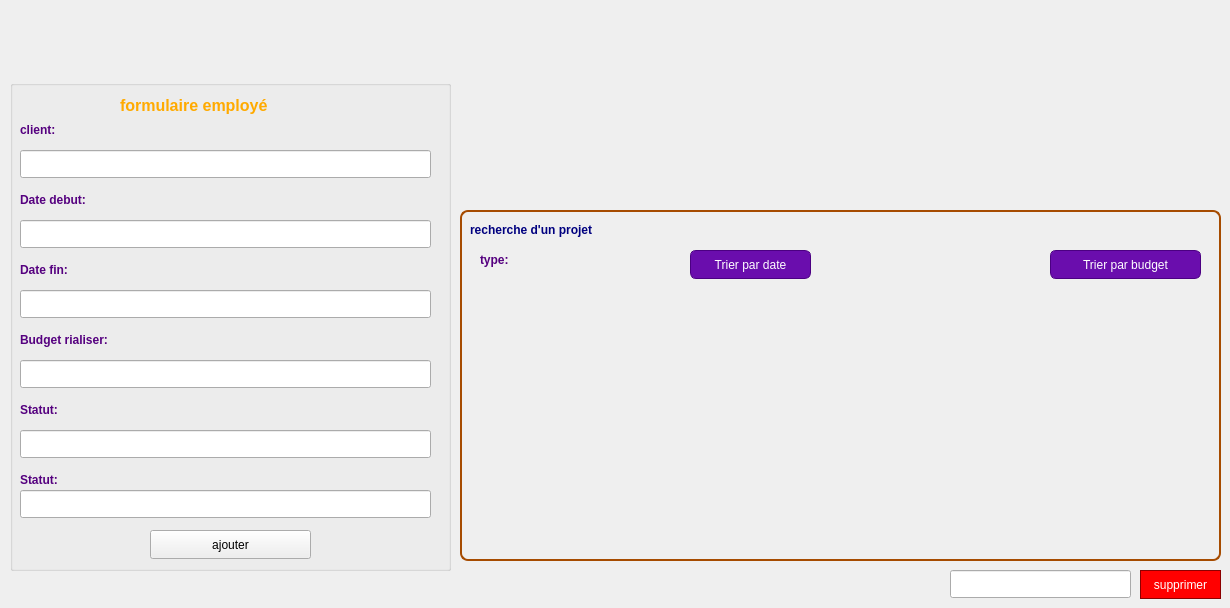
      <widget class="QWidget" name="page_projet">
       <widget class="QGroupBox" name="groupBox_recherche_3">
        <property name="geometry">
         <rect>
          <x>460</x>
          <y>190</y>
          <width>761</width>
          <height>371</height>
         </rect>
        </property>
        <property name="styleSheet">
         <string notr="true">QGroupBox {
    border: 2px solid #A64B00;
    border-radius: 8px;
    margin-top: 20px;
    background: qlineargradient(
        x1:0, y1:0, x2:1, y2:1,
        stop:0 white,
        stop:1 #FB8C00
    );
}

QGroupBox::title {
    subcontrol-origin: margin;
    subcontrol-position: top left;
    padding: 4px;
    color: white;
    font-weight: bold;
}

QGroupBox * {
    background: transparent;
    color: black;
}

QGroupBox QPushButton {
    background: #6A0DAD;         /* Mauve */
    color: white;
    border: 1px solid #4B0082;
    border-radius: 6px;
    padding: 5px 10px;
}

QGroupBox QPushButton:hover {
    background: #1B1B3A;         /* Bleu foncé au survol */
}

QGroupBox QComboBox {
    background: #6A0DAD;         /* Mauve */
    color: white;
    border: 1px solid #4B0082;
    border-radius: 6px;
    padding: 4px 8px;
}

QGroupBox QComboBox:hover {
    background: #1B1B3A;         /* Bleu foncé au survol */
}

QGroupBox QComboBox::drop-down {
    subcontrol-origin: padding;
    subcontrol-position: top right;
    width: 20px;
    border-left: 1px solid #4B0082;
    border-top-right-radius: 6px;
    border-bottom-right-radius: 6px;
    background: #6A0DAD;         /* Même mauve que le QComboBox */
}

QGroupBox QComboBox::down-arrow {
    width: 12px;
    height: 12px;
}</string>
        </property>
        <property name="title">
         <string/>
        </property>
        <widget class="QScrollArea" name="scrollArea_2">
         <property name="geometry">
          <rect>
           <x>10</x>
           <y>100</y>
           <width>741</width>
           <height>251</height>
          </rect>
         </property>
         <property name="widgetResizable">
          <bool>true</bool>
         </property>
         <widget class="QWidget" name="scrollAreaWidgetContents_2">
          <property name="geometry">
           <rect>
            <x>0</x>
            <y>0</y>
            <width>739</width>
            <height>249</height>
           </rect>
          </property>
          <widget class="QTableWidget" name="tableWidgetEmployes_2">
           <property name="geometry">
            <rect>
             <x>0</x>
             <y>0</y>
             <width>741</width>
             <height>251</height>
            </rect>
           </property>
          </widget>
         </widget>
        </widget>
        <widget class="QLabel" name="label_rechercher_2">
         <property name="geometry">
          <rect>
           <x>10</x>
           <y>30</y>
           <width>341</width>
           <height>20</height>
          </rect>
         </property>
         <property name="text">
          <string>&lt;html&gt;&lt;head/&gt;&lt;body&gt;&lt;p&gt;&lt;span style=&quot; font-weight:700; color:#00007f;&quot;&gt;recherche d'un projet&lt;/span&gt;&lt;/p&gt;&lt;/body&gt;&lt;/html&gt;</string>
         </property>
        </widget>
        <widget class="QPushButton" name="Button_rechercher_2">
         <property name="geometry">
          <rect>
           <x>230</x>
           <y>60</y>
           <width>121</width>
           <height>29</height>
          </rect>
         </property>
         <property name="text">
          <string>Trier par date</string>
         </property>
        </widget>
        <widget class="QPushButton" name="Button_tri_2">
         <property name="geometry">
          <rect>
           <x>590</x>
           <y>60</y>
           <width>151</width>
           <height>29</height>
          </rect>
         </property>
         <property name="text">
          <string>Trier par budget</string>
         </property>
        </widget>
        <widget class="QLabel" name="label_nom_2">
         <property name="geometry">
          <rect>
           <x>20</x>
           <y>60</y>
           <width>71</width>
           <height>20</height>
          </rect>
         </property>
         <property name="text">
          <string>&lt;html&gt;&lt;head/&gt;&lt;body&gt;&lt;p&gt;&lt;span style=&quot; font-weight:700; color:#55007f;&quot;&gt;type:&lt;/span&gt;&lt;/p&gt;&lt;/body&gt;&lt;/html&gt;</string>
         </property>
        </widget>
       </widget>
       <widget class="QGroupBox" name="groupBox_6">
        <property name="geometry">
         <rect>
          <x>10</x>
          <y>80</y>
          <width>441</width>
          <height>491</height>
         </rect>
        </property>
        <property name="whatsThis">
         <string>&lt;html&gt;&lt;head/&gt;&lt;body&gt;&lt;p&gt;&lt;br/&gt;&lt;/p&gt;&lt;/body&gt;&lt;/html&gt;</string>
        </property>
        <property name="styleSheet">
         <string notr="true">background-color: #1E1E2F; color: white; QHeaderView::section { background-color: #5500FF; color: white; }.</string>
        </property>
        <property name="title">
         <string/>
        </property>
        <widget class="QLabel" name="lineEdit_ajoute_5">
         <property name="geometry">
          <rect>
           <x>110</x>
           <y>10</y>
           <width>211</width>
           <height>31</height>
          </rect>
         </property>
         <property name="text">
          <string>&lt;html&gt;&lt;head/&gt;&lt;body&gt;&lt;p&gt;&lt;span style=&quot; font-size:12pt; font-weight:700; color:#ffaa00;&quot;&gt;formulaire employé&lt;/span&gt;&lt;/p&gt;&lt;/body&gt;&lt;/html&gt;</string>
         </property>
        </widget>
        <widget class="QLineEdit" name="lineEdit_nom_2">
         <property name="geometry">
          <rect>
           <x>10</x>
           <y>70</y>
           <width>411</width>
           <height>28</height>
          </rect>
         </property>
        </widget>
        <widget class="QLabel" name="label_nom_3">
         <property name="geometry">
          <rect>
           <x>10</x>
           <y>40</y>
           <width>211</width>
           <height>20</height>
          </rect>
         </property>
         <property name="text">
          <string>&lt;html&gt;&lt;head/&gt;&lt;body&gt;&lt;p&gt;&lt;span style=&quot; font-weight:700; color:#55007f;&quot;&gt;client:&lt;/span&gt;&lt;/p&gt;&lt;/body&gt;&lt;/html&gt;</string>
         </property>
        </widget>
        <widget class="QPushButton" name="Button_ajouter_2">
         <property name="geometry">
          <rect>
           <x>140</x>
           <y>450</y>
           <width>161</width>
           <height>29</height>
          </rect>
         </property>
         <property name="styleSheet">
          <string notr="true"/>
         </property>
         <property name="text">
          <string>ajouter</string>
         </property>
        </widget>
        <widget class="QLabel" name="label_nom_4">
         <property name="geometry">
          <rect>
           <x>10</x>
           <y>110</y>
           <width>211</width>
           <height>20</height>
          </rect>
         </property>
         <property name="text">
          <string>&lt;html&gt;&lt;head/&gt;&lt;body&gt;&lt;p&gt;&lt;span style=&quot; font-weight:700; color:#55007f;&quot;&gt; Date debut:&lt;/span&gt;&lt;/p&gt;&lt;/body&gt;&lt;/html&gt;</string>
         </property>
        </widget>
        <widget class="QLabel" name="label_nom_5">
         <property name="geometry">
          <rect>
           <x>10</x>
           <y>180</y>
           <width>211</width>
           <height>20</height>
          </rect>
         </property>
         <property name="text">
          <string>&lt;html&gt;&lt;head/&gt;&lt;body&gt;&lt;p&gt;&lt;span style=&quot; font-weight:700; color:#55007f;&quot;&gt;Date fin:&lt;/span&gt;&lt;/p&gt;&lt;/body&gt;&lt;/html&gt;</string>
         </property>
        </widget>
        <widget class="QLabel" name="label_nom_6">
         <property name="geometry">
          <rect>
           <x>10</x>
           <y>250</y>
           <width>211</width>
           <height>20</height>
          </rect>
         </property>
         <property name="text">
          <string>&lt;html&gt;&lt;head/&gt;&lt;body&gt;&lt;p&gt;&lt;span style=&quot; font-weight:700; color:#55007f;&quot;&gt;Budget rialiser:&lt;/span&gt;&lt;/p&gt;&lt;/body&gt;&lt;/html&gt;</string>
         </property>
        </widget>
        <widget class="QLabel" name="label_nom_7">
         <property name="geometry">
          <rect>
           <x>10</x>
           <y>320</y>
           <width>211</width>
           <height>20</height>
          </rect>
         </property>
         <property name="text">
          <string>&lt;html&gt;&lt;head/&gt;&lt;body&gt;&lt;p&gt;&lt;span style=&quot; font-weight:700; color:#55007f;&quot;&gt;Statut:&lt;/span&gt;&lt;/p&gt;&lt;/body&gt;&lt;/html&gt;</string>
         </property>
        </widget>
        <widget class="QLineEdit" name="lineEdit_nom_3">
         <property name="geometry">
          <rect>
           <x>10</x>
           <y>140</y>
           <width>411</width>
           <height>28</height>
          </rect>
         </property>
        </widget>
        <widget class="QLineEdit" name="lineEdit_nom_4">
         <property name="geometry">
          <rect>
           <x>10</x>
           <y>210</y>
           <width>411</width>
           <height>28</height>
          </rect>
         </property>
        </widget>
        <widget class="QLineEdit" name="lineEdit_nom_5">
         <property name="geometry">
          <rect>
           <x>10</x>
           <y>280</y>
           <width>411</width>
           <height>28</height>
          </rect>
         </property>
        </widget>
        <widget class="QLineEdit" name="lineEdit_nom_6">
         <property name="geometry">
          <rect>
           <x>10</x>
           <y>350</y>
           <width>411</width>
           <height>28</height>
          </rect>
         </property>
        </widget>
        <widget class="QLabel" name="label_nom_8">
         <property name="geometry">
          <rect>
           <x>10</x>
           <y>390</y>
           <width>211</width>
           <height>20</height>
          </rect>
         </property>
         <property name="text">
          <string>&lt;html&gt;&lt;head/&gt;&lt;body&gt;&lt;p&gt;&lt;span style=&quot; font-weight:700; color:#55007f;&quot;&gt;Statut:&lt;/span&gt;&lt;/p&gt;&lt;/body&gt;&lt;/html&gt;</string>
         </property>
        </widget>
        <widget class="QLineEdit" name="lineEdit_nom_7">
         <property name="geometry">
          <rect>
           <x>10</x>
           <y>410</y>
           <width>411</width>
           <height>28</height>
          </rect>
         </property>
        </widget>
       </widget>
       <widget class="QPushButton" name="Button_supprimer_3">
        <property name="geometry">
         <rect>
          <x>1140</x>
          <y>570</y>
          <width>81</width>
          <height>29</height>
         </rect>
        </property>
        <property name="styleSheet">
         <string notr="true">QPushButton {
    background-color: red;
    color: white; /* Texte blanc pour contraste */
    border: 1px solid darkred; /* Bordure pour un meilleur rendu */
}
QPushButton:hover {
    background-color: darkred; /* Couleur au survol */
}</string>
        </property>
        <property name="text">
         <string>supprimer</string>
        </property>
       </widget>
       <widget class="QLineEdit" name="lineEdit_id_supp_2">
        <property name="geometry">
         <rect>
          <x>950</x>
          <y>570</y>
          <width>181</width>
          <height>28</height>
         </rect>
        </property>
       </widget>
      </widget>
